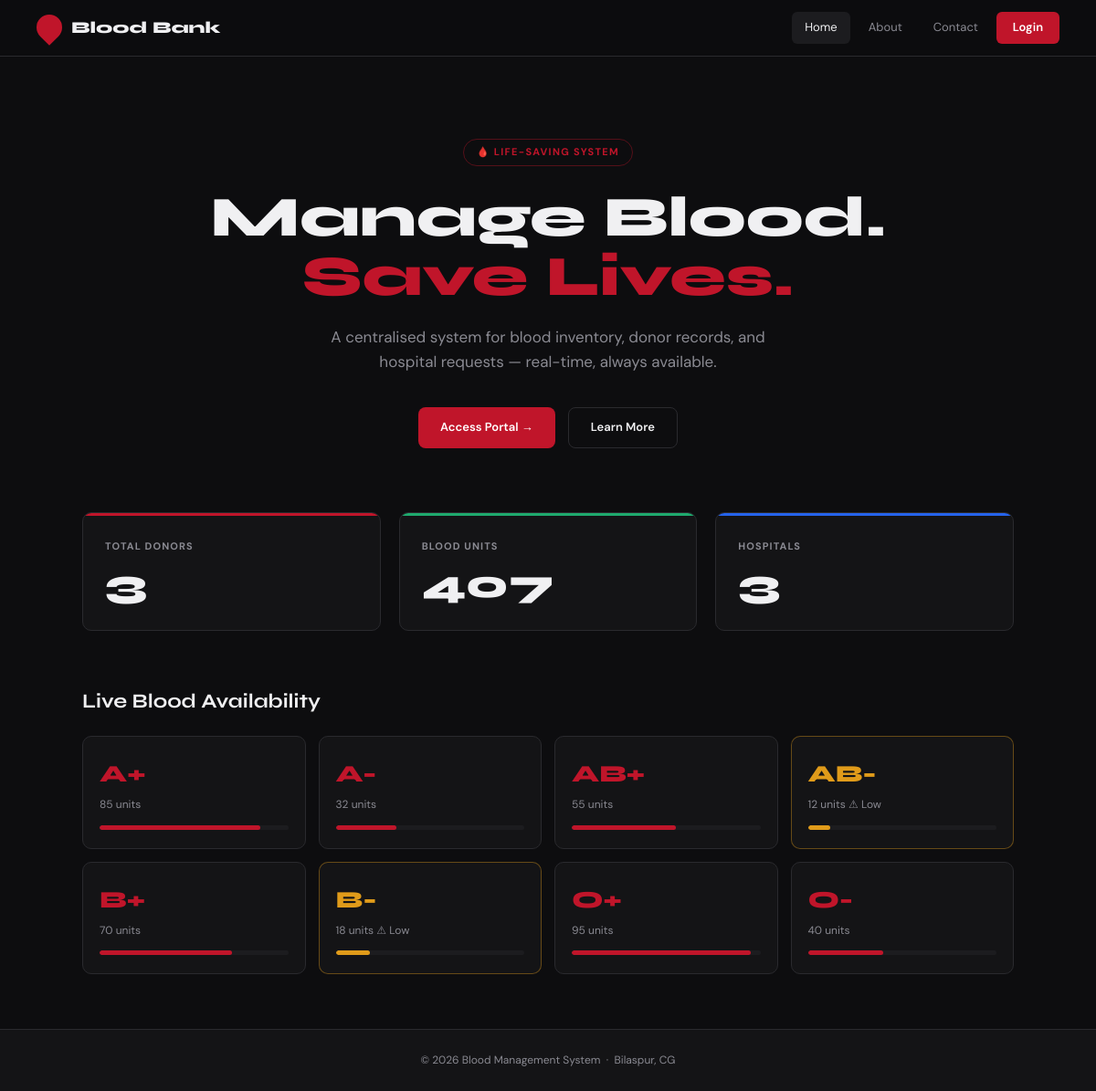
The page / on the database its author committed.
### tables this page shows
CREATE TABLE blood_inventory (
        BloodId INTEGER PRIMARY KEY AUTOINCREMENT,
        BloodType TEXT, Quantity INTEGER, EntryDate TEXT,
        status TEXT DEFAULT 'Available'
    );

### app.py (the view)
@app.route('/')
def index():
    db = get_db()
    donors  = db.execute("SELECT COUNT(*) as c FROM tb_donor").fetchone()['c']
    hosps   = db.execute("SELECT COUNT(*) as c FROM tb_hospital").fetchone()['c']
    units   = db.execute("SELECT SUM(Quantity) as c FROM blood_inventory").fetchone()['c'] or 0
    inv     = db.execute("SELECT * FROM blood_inventory ORDER BY BloodType").fetchall()
    db.close()
    return render_template('index.html', donors=donors, hosps=hosps, units=units, inventory=inv)

### app.py (called while the page is built)
def get_db():
    conn = sqlite3.connect(DB)
    conn.row_factory = sqlite3.Row
    return conn

### templates/index.html (shortened to what this page needs)
{% extends 'base.html' %}
{% block body %}
<nav class="navbar">
  <a class="nav-brand" href="{{ url_for('index') }}">
    <span class="drop"></span> Blood Bank
  </a>
  <div class="nav-links">
    <a href="{{ url_for('index') }}" class="active">Home</a>
    <a href="{{ url_for('about') }}">About</a>
    <a href="{{ url_for('contact') }}">Contact</a>
    <a href="{{ url_for('login') }}" class="btn-login">Login</a>
  </div>
</nav>
<section class="hero">
  <div class="hero-label">🩸 Life-Saving System</div>
  <h1>Manage Blood.<br><em>Save Lives.</em></h1>
  <p>A centralised system for blood inventory, donor records, and hospital requests — real-time, always available.</p>
  <div class="hero-btns">
    <a href="{{ url_for('login') }}" class="btn btn-primary">Access Portal →</a>
    <a href="{{ url_for('about') }}" class="btn btn-outline">Learn More</a>
  </div>
</section>
<div class="stats-row">
  <div class="stat-card">
    <div class="label">Total Donors</div>
    <div class="value">{{ donors }}</div>
  </div>
  <div class="stat-card green">
    <div class="label">Blood Units</div>
    <div class="value">{{ units }}</div>
  </div>
  <div class="stat-card blue">
    <div class="label">Hospitals</div>
    <div class="value">{{ hosps }}</div>
  </div>
</div>
<div class="blood-grid-wrap">
  <div class="section-title">Live Blood Availability</div>
  <div class="blood-inv-grid">
    {% for row in inventory %}
    <div class="blood-inv-card {{ 'low' if row['status']=='Low Stock' else '' }}">
      <div class="type">{{ row['BloodType'] }}</div>
      <div class="qty">{{ row['Quantity'] }} units{% if row['status']=='Low Stock' %} ⚠ Low{% endif %}</div>
      <div class="blood-bar"><div class="blood-fill" style="width:{{ [row['Quantity'],100]|min }}%"></div></div>
    </div>
    {% endfor %}
  </div>
</div>
<footer class="footer">
  &copy; 2026 Blood Management System &nbsp;·&nbsp; Bilaspur, CG
</footer>
{% endblock %}

### templates/base.html (shortened to what this page needs)
<!DOCTYPE html>
<html lang="en">
<head>
    <link rel="stylesheet" href="{{ url_for('static', filename='css/style.css') }}">
</head>
<body>
{% block body %}{% endblock %}
</body>
</html>

### static/css/style.css (style rules this page uses)
:root { --red: #c0152a; --red-dark: #8b0d1e; --red-bright: #e8192f; --bg: #0d0d0f; --surface: #141416; --surface2: #1c1c1f; --border: #2a2a2e; --text: #f0f0f2; --muted: #8a8a92; --green: #1faa6e; --amber: #e09b1a; --blue: #2563eb; --font-display: 'Syne', sans-serif; --font-body: 'DM Sans', sans-serif; --radius: 10px; }
* { margin:0; padding:0; box-sizing:border-box; }
body { font-family: var(--font-body); background: var(--bg); color: var(--text); font-size: 14px; line-height: 1.6; }
a { color: inherit; text-decoration: none; }
.navbar { display: flex; align-items: center; justify-content: space-between; padding: 0 40px; height: 62px; background: rgba(13,13,15,0.95); border-bottom: 1px solid var(--border); position: sticky; top: 0; z-index: 100; backdrop-filter: blur(10px); }
.nav-brand { font-family: var(--font-display); font-size: 18px; font-weight: 800; color: var(--text); display: flex; align-items: center; gap: 10px; }
.nav-brand .drop { width: 28px; height: 28px; background: var(--red); border-radius: 50% 50% 50% 0; transform: rotate(-45deg); display: inline-block; flex-shrink: 0; }
.nav-links { display: flex; gap: 6px; align-items: center; }
.nav-links a { padding: 7px 14px; border-radius: 6px; font-size: 13px; color: var(--muted); transition: all .2s; }
.nav-links a:hover, .nav-links a.active { color: var(--text); background: var(--surface2); }
.nav-links .btn-login { background: var(--red); color: #fff; font-weight: 600; padding: 7px 18px; }
.hero { padding: 90px 40px 70px; max-width: 1100px; margin: 0 auto; text-align: center; }
.hero-label { display: inline-block; font-size: 11px; font-weight: 700; letter-spacing: .12em; text-transform: uppercase; color: var(--red); border: 1px solid rgba(192,21,42,.4); padding: 5px 14px; border-radius: 20px; margin-bottom: 24px; }
.hero h1 { font-family: var(--font-display); font-size: 62px; font-weight: 800; line-height: 1.05; margin-bottom: 20px; }
.hero h1 em { color: var(--red); font-style: normal; }
.hero p { font-size: 17px; color: var(--muted); max-width: 500px; margin: 0 auto 36px; }
.hero-btns { display: flex; gap: 14px; justify-content: center; }
.stats-row { display: grid; grid-template-columns: repeat(3, 1fr); gap: 20px; max-width: 1100px; margin: 0 auto 60px; padding: 0 40px; }
.stat-card { background: var(--surface); border: 1px solid var(--border); border-radius: var(--radius); padding: 28px 24px; position: relative; overflow: hidden; }
.stat-card::before { content: ''; position: absolute; top: 0; left: 0; right: 0; height: 3px; background: var(--red); }
.stat-card.green::before { background: var(--green); }
.stat-card.blue::before { background: var(--blue); }
.stat-card .label { font-size: 11px; font-weight: 700; letter-spacing: .1em; text-transform: uppercase; color: var(--muted); margin-bottom: 10px; }
.stat-card .value { font-family: var(--font-display); font-size: 44px; font-weight: 800; line-height: 1; }
.section-title { font-family: var(--font-display); font-size: 22px; font-weight: 700; margin-bottom: 20px; }
.blood-grid-wrap { max-width: 1100px; margin: 0 auto 60px; padding: 0 40px; }
.blood-inv-grid { display: grid; grid-template-columns: repeat(4, 1fr); gap: 14px; }
.blood-inv-card { background: var(--surface); border: 1px solid var(--border); border-radius: var(--radius); padding: 20px 18px; transition: border-color .2s; }
.blood-inv-card.low { border-color: rgba(224,155,26,.4); }
.blood-inv-card.low .type { color: var(--amber); }
.blood-inv-card .type { font-family: var(--font-display); font-size: 26px; font-weight: 800; color: var(--red); margin-bottom: 4px; }
.blood-inv-card .qty { font-size: 12px; color: var(--muted); margin-bottom: 12px; }
.blood-bar { background: var(--surface2); border-radius: 4px; height: 5px; overflow: hidden; }
.blood-fill { height: 100%; background: var(--red); border-radius: 4px; transition: width .6s ease; }
.blood-inv-card.low .blood-fill { background: var(--amber); }
.btn { display: inline-flex; align-items: center; gap: 7px; padding: 11px 24px; border-radius: 8px; font-family: var(--font-body); font-size: 13px; font-weight: 600; cursor: pointer; border: none; transition: all .2s; }
.btn-primary { background: var(--red); color: #fff; }
.btn-outline { background: transparent; color: var(--text); border: 1px solid var(--border); }
.footer { border-top: 1px solid var(--border); padding: 24px 40px; text-align: center; font-size: 12px; color: var(--muted); background: var(--surface); }

### rows shown on the page
blood_inventory: BloodType "A+", Quantity "85"
blood_inventory: BloodType "A-", Quantity "32"
blood_inventory: BloodType "AB+", Quantity "55"
blood_inventory: BloodType "AB-", Quantity "12", status "⚠ Low"
blood_inventory: BloodType "B+", Quantity "70"
blood_inventory: BloodType "B-", Quantity "18", status "⚠ Low"
blood_inventory: BloodType "O+", Quantity "95"
blood_inventory: BloodType "O-", Quantity "40"

### other values the page prints
{{ donors }} "3"
{{ units }} "407"
{{ hosps }} "3"
